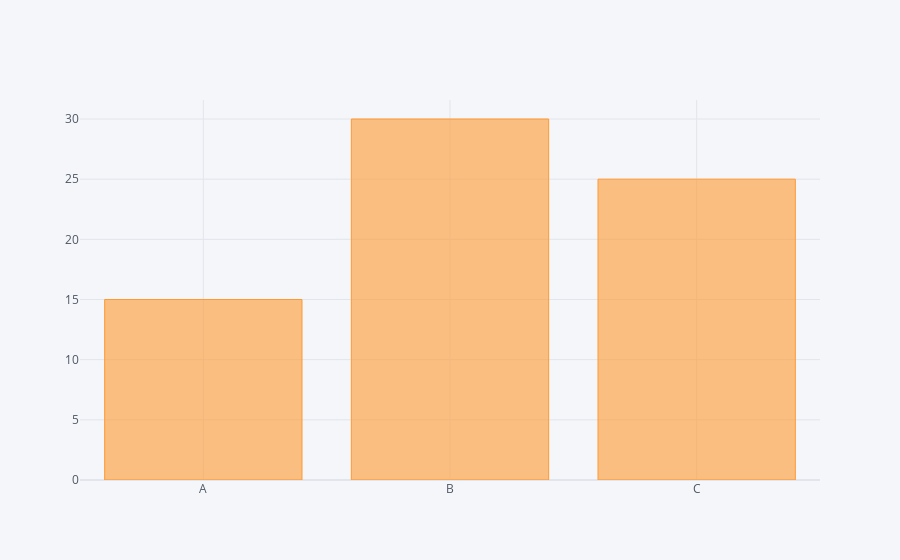

Notebook source saved alongside this figure:
### Code cell
df2.iplot(kind='bar',x='category',y='values')

### Figure 1 — Plotly figure (JSON) as saved in the notebook; plotly's stock layout.template omitted (floating-point values rounded to 4 significant figures)
{"data": [{"marker": {"color": "rgba(255, 153, 51, 0.6)", "line": {"color": "rgba(255, 153, 51, 1.0)", "width": 1}}, "name": "values", "orientation": "v", "text": "", "type": "bar", "x": ["A", "B", "C"], "y": ["15", "30", "25"]}], "layout": {"legend": {"bgcolor": "#F5F6F9", "font": {"color": "#4D5663"}}, "paper_bgcolor": "#F5F6F9", "plot_bgcolor": "#F5F6F9", "title": {"font": {"color": "#4D5663"}}, "xaxis": {"gridcolor": "#E1E5ED", "showgrid": true, "tickfont": {"color": "#4D5663"}, "title": {"font": {"color": "#4D5663"}, "text": ""}, "zerolinecolor": "#E1E5ED"}, "yaxis": {"gridcolor": "#E1E5ED", "showgrid": true, "tickfont": {"color": "#4D5663"}, "title": {"font": {"color": "#4D5663"}, "text": ""}, "zerolinecolor": "#E1E5ED"}}}
